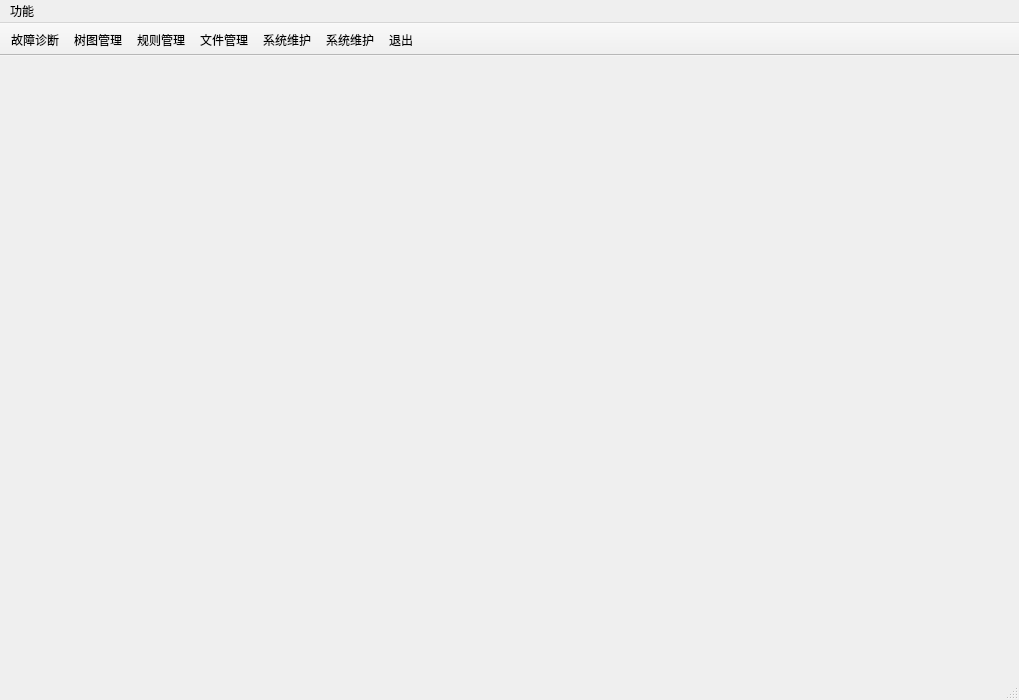
<?xml version="1.0" encoding="UTF-8"?>
<ui version="4.0">
 <class>MainWindow</class>
 <widget class="QMainWindow" name="MainWindow">
  <property name="geometry">
   <rect>
    <x>0</x>
    <y>0</y>
    <width>1019</width>
    <height>700</height>
   </rect>
  </property>
  <property name="windowTitle">
   <string>MainWindow</string>
  </property>
  <property name="windowIcon">
   <iconset resource="image.qrc">
    <normaloff>:/new/icon/icon/zhuyetu.ico</normaloff>:/new/icon/icon/zhuyetu.ico</iconset>
  </property>
  <property name="styleSheet">
   <string notr="true">QMainWindow{ 
	border-image: url(:/new/icon/icon/主界面背景图.jpg);
}</string>
  </property>
  <widget class="QWidget" name="centralwidget"/>
  <widget class="QMenuBar" name="menubar">
   <property name="geometry">
    <rect>
     <x>0</x>
     <y>0</y>
     <width>1019</width>
     <height>23</height>
    </rect>
   </property>
   <widget class="QMenu" name="menu">
    <property name="title">
     <string>功能</string>
    </property>
    <addaction name="action1"/>
    <addaction name="action2"/>
    <addaction name="action3"/>
    <addaction name="action4"/>
    <addaction name="action5"/>
    <addaction name="action6"/>
    <addaction name="action7"/>
   </widget>
   <addaction name="menu"/>
  </widget>
  <widget class="QStatusBar" name="statusbar"/>
  <widget class="QToolBar" name="toolBar">
   <property name="windowTitle">
    <string>toolBar</string>
   </property>
   <property name="movable">
    <bool>false</bool>
   </property>
   <property name="allowedAreas">
    <set>Qt::TopToolBarArea</set>
   </property>
   <property name="iconSize">
    <size>
     <width>48</width>
     <height>48</height>
    </size>
   </property>
   <property name="toolButtonStyle">
    <enum>Qt::ToolButtonTextUnderIcon</enum>
   </property>
   <attribute name="toolBarArea">
    <enum>TopToolBarArea</enum>
   </attribute>
   <attribute name="toolBarBreak">
    <bool>false</bool>
   </attribute>
   <addaction name="action1"/>
   <addaction name="action2"/>
   <addaction name="action3"/>
   <addaction name="action4"/>
   <addaction name="action5"/>
   <addaction name="action6"/>
   <addaction name="action7"/>
  </widget>
  <action name="action1">
   <property name="icon">
    <iconset resource="image.qrc">
     <normaloff>:/new/icon/icon/1guzhang.PNG</normaloff>:/new/icon/icon/1guzhang.PNG</iconset>
   </property>
   <property name="text">
    <string>故障诊断</string>
   </property>
  </action>
  <action name="action2">
   <property name="icon">
    <iconset resource="image.qrc">
     <normaloff>:/new/icon/icon/2shutu.PNG</normaloff>:/new/icon/icon/2shutu.PNG</iconset>
   </property>
   <property name="text">
    <string>树图管理</string>
   </property>
  </action>
  <action name="action4">
   <property name="icon">
    <iconset resource="image.qrc">
     <normaloff>:/new/icon/icon/4wenjian.PNG</normaloff>:/new/icon/icon/4wenjian.PNG</iconset>
   </property>
   <property name="text">
    <string>文件管理</string>
   </property>
  </action>
  <action name="action5">
   <property name="icon">
    <iconset resource="image.qrc">
     <normaloff>:/new/icon/icon/5xitong.PNG</normaloff>:/new/icon/icon/5xitong.PNG</iconset>
   </property>
   <property name="text">
    <string>系统维护</string>
   </property>
  </action>
  <action name="action6">
   <property name="icon">
    <iconset resource="image.qrc">
     <normaloff>:/new/icon/icon/6fuzhu.PNG</normaloff>:/new/icon/icon/6fuzhu.PNG</iconset>
   </property>
   <property name="text">
    <string>系统维护</string>
   </property>
  </action>
  <action name="action7">
   <property name="icon">
    <iconset resource="image.qrc">
     <normaloff>:/new/icon/icon/7tuichu.PNG</normaloff>:/new/icon/icon/7tuichu.PNG</iconset>
   </property>
   <property name="text">
    <string>退出</string>
   </property>
  </action>
  <action name="action3">
   <property name="icon">
    <iconset resource="image.qrc">
     <normaloff>:/new/icon/icon/3guize.PNG</normaloff>:/new/icon/icon/3guize.PNG</iconset>
   </property>
   <property name="text">
    <string>规则管理</string>
   </property>
  </action>
 </widget>
 <resources>
  <include location="image.qrc"/>
 </resources>
 <connections/>
</ui>
